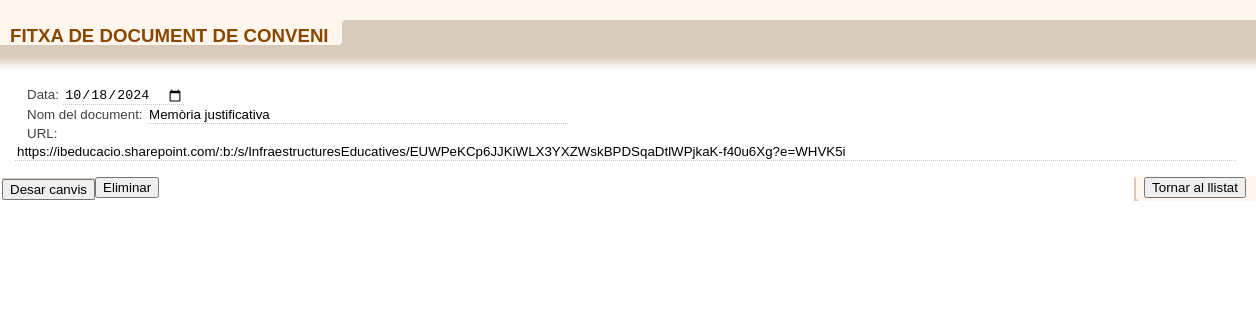
The app's page /conveni/documentConveniForm.php?id_document=12&id_conveni=5 with its own data.
### tables this page shows
CREATE TABLE `document_conveni` (
  `id` int(11) NOT NULL,
  `nom` varchar(100) NOT NULL,
  `data` date NOT NULL,
  `url` varchar(2000) NOT NULL,
  `conveni_id` int(11) NOT NULL
);

### conveni/documentConveniForm.php (the view, shortened to what this page needs)
<!DOCTYPE html>
<?php
	include '../connectarBD.php';
	$idDocument = isset($_GET['id_document']) ? intval($_GET['id_document']) : null;
	$nom = 'Carpeta dels documents';
	$url = '';
	$data = '';
	if ($idDocument) {
		$sql = "
			SELECT id, nom, url, data, conveni_id
			FROM document_conveni
			WHERE id = ?
		";
		$stmt = $connexio->prepare($sql);
		$stmt->bind_param("i", $idDocument);
		$stmt->execute();
		$resultat = $stmt->get_result();
		if ($resultat->num_rows > 0) {
			$row = $resultat->fetch_assoc();
			$nom = $row['nom'];
			$data = $row['data'];
			$url = $row['url'];
		}
	}
?>
<html>
	<head>
		<link rel="stylesheet" href="../css/estilos.css" type="text/css" />
		<link rel="stylesheet" href="../css/estilos_ficha_2.css" type="text/css" />
	</head>
	<body class="contenido" onload="ocultarFondoPrincipal();">
		<div class="contenedorFiltro"></div>
		<ul class="botoneraFicha">
			<li class="tituloFicha"><p class="posicionTituloFicha">FITXA DE DOCUMENT DE CONVENI</p></li>
		</ul>
		<div class="espacioMarron">&nbsp;</div>
		<div id="fichaEditable" style="background-color:#ffffff;">
		<div class="cabeceraFicha"></div>
		<form name="entidad" method="post" action="documentConveniInsertUpdate.php">
			<div class="contenedorFicha">
				<div class="contenidoSeccion">
					<div class="fila">
						<label for="data" class="campoFicha_Blanca">Data:</label>
						<input type="date" id="data" name="data" class="formularioFicha" size="50" value="<?php echo $data; ?>"><br>
						<label for="nom" class="campoFicha_Blanca">Nom del document:</label>
						<input type="text" id="nom" name="nom" class="formularioFicha" size="50" value="<?php echo $nom; ?>"><br>
						<label for="url" class="campoFicha_Blanca">URL:</label>
						<input type="text" id="url" name="url" class="formularioFicha" size="150" value="<?php echo $url; ?>"><br>
					</div>
				</div>
			</div>
		</div>
		<li class="fondoBotoneraFicha">
			<button type="submit" class="boton">Desar canvis</button>
		</li>
		<li class="volverFicha">
			<button type="button" class="boton"onclick="window.history.back();">Tornar al llistat</button>
		</li>
		<form method="get" action="documentConveniDelete.php">
			<button type="submit" class="boton" onclick="return confirm('¿Estàs segur de borrar aquest document?');">Eliminar</button>
		</form>
	</body>
</html>

### css/estilos.css (style rules this page uses)
body.contenido { margin:0px; font-family:arial; background-color:transparent; }
.boton { font-size:10pt; margin:1px 0px 0px 0px; }
.fila { margin:5px 0px 5px 0px; }
.espacioMarron { height:10px; background-color:#D9CBBC; width:100%; clear:both; }
.contenedorFiltro { background-color:#fff7ee; padding:10px; margin:0px; clear:both; }
.campoFicha_Blanca { font-size:10pt; color:#424040; margin-left: 12px; }

### css/estilos_ficha_2.css (style rules this page uses)
.botoneraFicha { list-style:none; margin:0px; padding:0px; width:100%; height:25px; background-color:#D9CBBC; }
.fondoBotoneraFicha { background-color:#D9CBBC; float:left; height:22px; margin:2px 0px 0px 2px; }
.tituloFicha { font-size:14pt; font-weight:bold; white-space:nowrap; color:#8a4700; padding:0px 15px 0px 10px; background:#FFF7EE url(../imagenes/remateLeftBotoneraFicha.gif) no-repeat right; float:left; height:25px; }
.posicionTituloFicha { margin:0px; padding:5px 0px 0px 0px; }
.volverFicha { background:#FFF7EE url(../imagenes/remateBotoneraFicha.gif) no-repeat left; float:right; height:25px; padding:0px 10px 0px 10px; }
.contenedorFicha { background-color:#ffffff; margin:0px; padding:0px; clear:both; vertical-align:top; }
.formularioFicha { font-size:10pt; color:#000000; border:0px; border-bottom:1px dotted #c8c8c8; margin-right:10px; }
.contenidoSeccion { background-color:#ffffff; padding:5px 0px 10px 15px; margin:0px; }
.cabeceraFicha { background:#ffffff url(../imagenes/fondoCabeceraFicha.gif) repeat-x top; height:20px; clear:both; }
li { list-style-type: none; }

### records on screen
document_conveni: data "10/18/2024", nom "Memòria justificativa", url "https://ibeducacio.sharepoint.com/:b:/s/InfraestructuresEducatives/EUWPeKCp6JJKiWLX3YXZWskBPDSqaDtlWPjkaK-f40u6Xg?e=WHVK5i"
